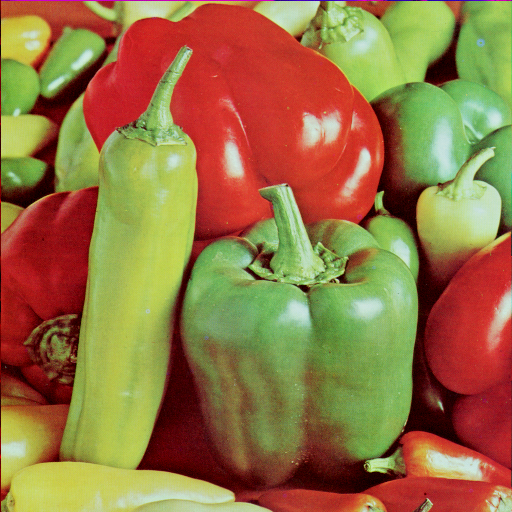
#> input picture dataset/4.2.07.tiff, 512 x 512 px, found by its file name
$ jupyter execute '52. image contours.ipynb'   (older library calls are emulated)
#> lines starting #> are read from the running program, lines starting #| are printed output that depends on the picture; after the words box and inside, x2 and y2 are one past the last pixel; in counts of white or black regions, pixels touching at a corner belong together
[cell 1]
import cv2
import matplotlib.pyplot as plt

def main():

    path = "C:\\Users\\kenneth\\opencv\\dataset\\"

    imgpath1 =  path + "4.2.07.tiff"


    img = cv2.imread(imgpath1, 1)
#> img is the input picture: shape (512, 512, 3); mean B, G, R 66.5, 115.6, 149.8

    img = cv2.cvtColor(img, cv2.COLOR_BGR2RGB)

    gray = cv2.cvtColor(img, cv2.COLOR_BGR2GRAY)
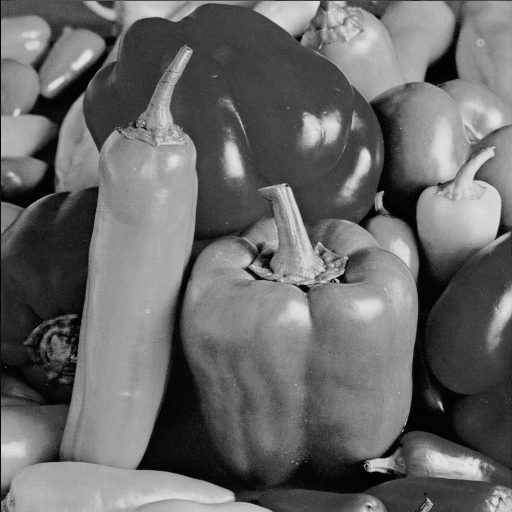
#> gray: shape (512, 512); min 0, max 230, mean 104.8

    ret, thresh = cv2.threshold(gray, 75, 255, 0)
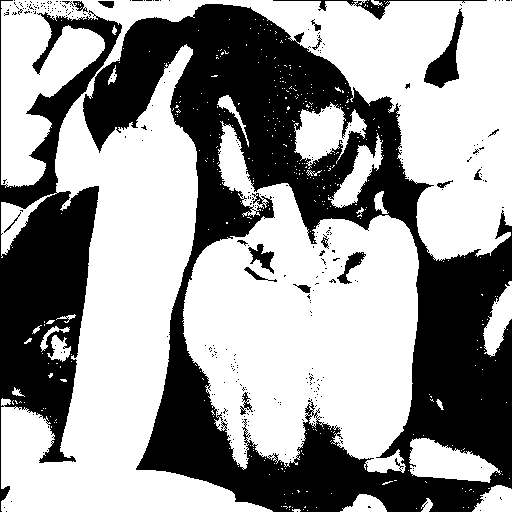
#> thresh: shape (512, 512); 60.1% white; 313 black regions (293 under 20 px)

    img2, contours, hierarchy = cv2.findContours(thresh, cv2.RETR_TREE, cv2.CHAIN_APPROX_SIMPLE)
#> contours = 1087 contours, 1037 with area under 20; largest, box (x1, y1, x2, y2) and area: (1, 0, 512, 512) 96819, (182, 121, 419, 473) 50202, (409, 438, 501, 483) 2405, (294, 102, 367, 169) 2283, (328, 133, 383, 208) 1273

#    print(contours)
#    print(hierarchy)

    cv2.drawContours(img, contours, -1, (0, 0, 255), 2)
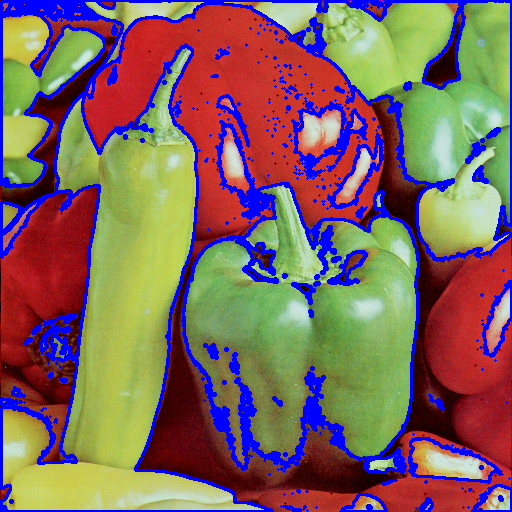
#> img: shape (512, 512, 3); mean R, G, B 127.6, 101.5, 95.5

    original = cv2.imread(imgpath1, 1)

    original = cv2.cvtColor(original, cv2.COLOR_BGR2RGB)

    output = [original, img]
    titles = ['Original', 'Contours']


    for i in range(2):
        plt.subplot(1, 2, i+1)
        plt.imshow(output[i])
        plt.title(titles[i])
        plt.xticks([])
        plt.yticks([])

    plt.show()
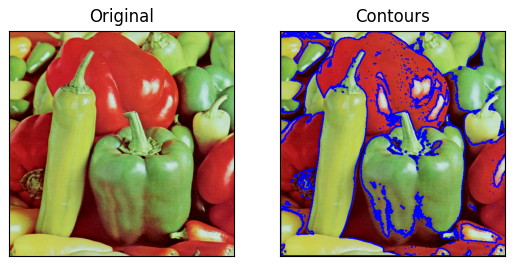
#> figure drawn by matplotlib, 2 panels

if __name__ == "__main__":
    main()
